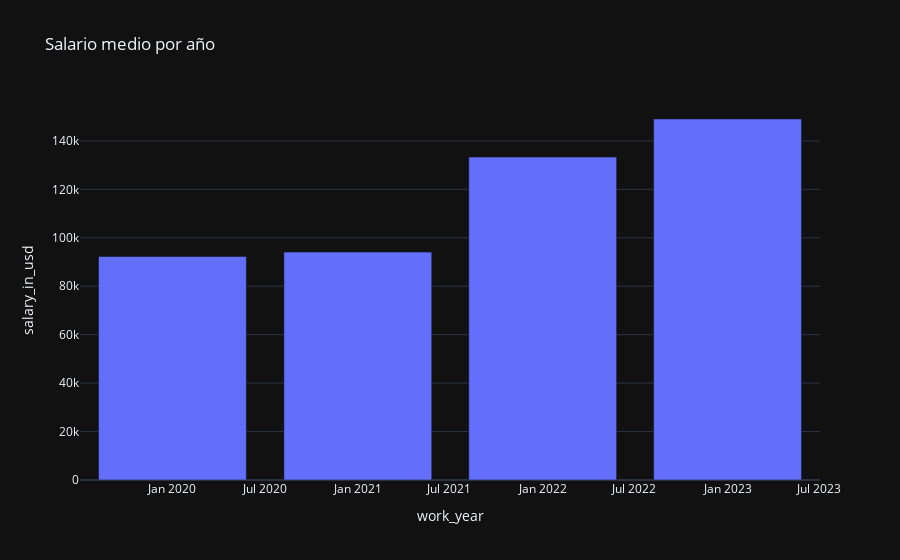

The notebook cell saved with this chart:
### Markdown cell above
¿Cómo ha cambiado el salario medio con el paso del tiempo (work_year)?

### Code cell
promedio_por_nivel = df.groupby('work_year')['salary_in_usd'].mean().reset_index()
promedio_por_nivel['work_year'] = pd.to_datetime(promedio_por_nivel['work_year'], format='%Y')
fig = px.bar(promedio_por_nivel, x="work_year", y="salary_in_usd", title='Salario medio por año', template="plotly_dark") #Podemos adatpar el fondo del gráfico mediante el uso de templates.
fig.show()

### Figure 1 — Plotly figure (JSON) as saved in the notebook; plotly's stock layout.template omitted (floating-point values rounded to 4 significant figures)
{"data": [{"alignmentgroup": "True", "hovertemplate": "work_year=%{x}<br>salary_in_usd=%{y}<extra></extra>", "legendgroup": "", "marker": {"color": "#636efa", "pattern": {"shape": ""}}, "name": "", "offsetgroup": "", "orientation": "v", "showlegend": false, "textposition": "auto", "type": "bar", "x": ["2020-01-01T00:00:00", "2021-01-01T00:00:00", "2022-01-01T00:00:00", "2023-01-01T00:00:00"], "xaxis": "x", "y": [92300.0, 94090.0, 133300.0, 149000.0], "yaxis": "y"}], "layout": {"barmode": "relative", "legend": {"tracegroupgap": 0}, "title": {"text": "Salario medio por año"}, "xaxis": {"anchor": "y", "domain": [0, 1], "title": {"text": "work_year"}}, "yaxis": {"anchor": "x", "domain": [0, 1], "title": {"text": "salary_in_usd"}}}}
